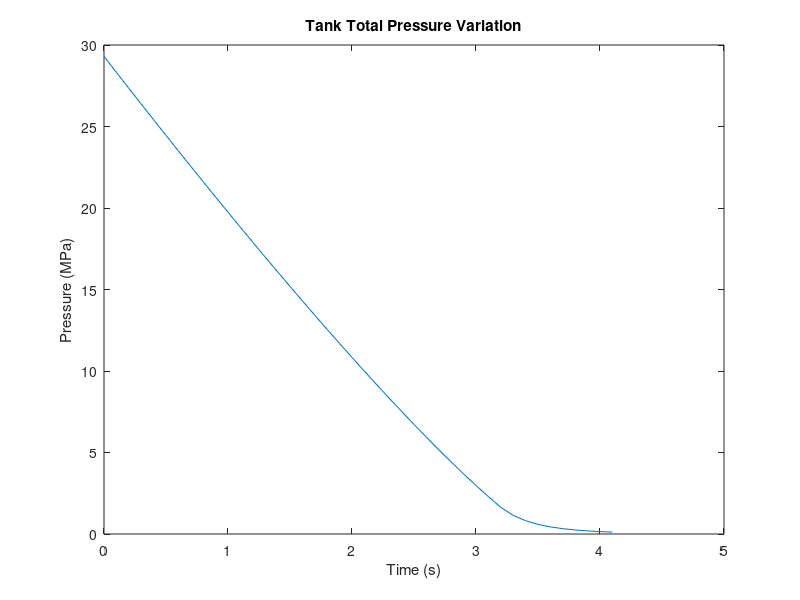
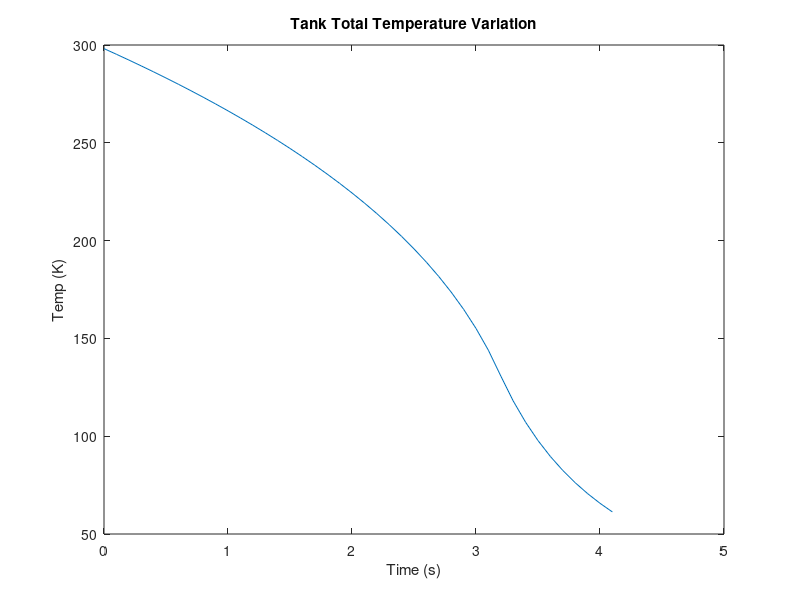
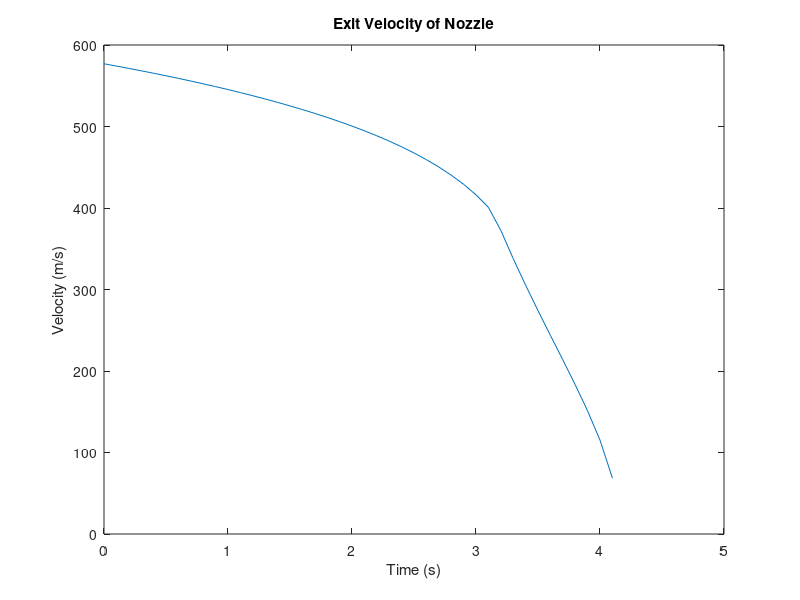
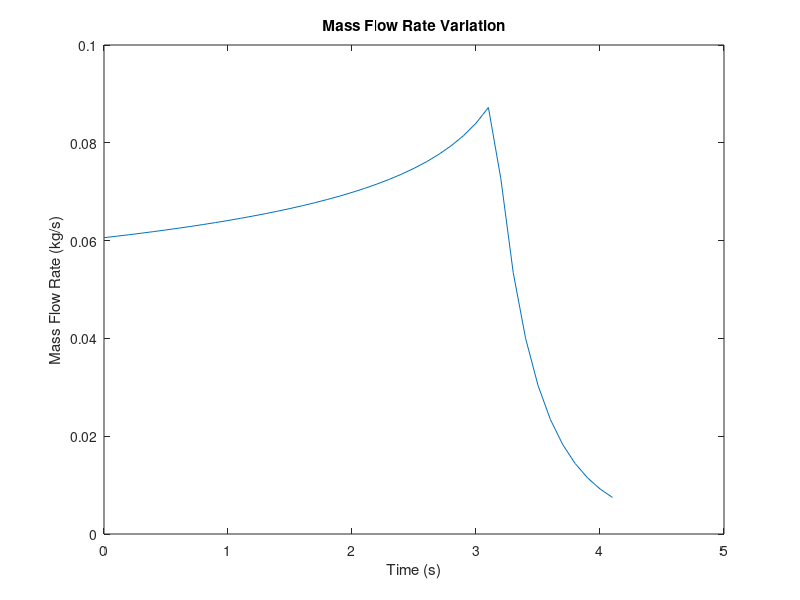

Write MATLAB code to recreate these figures, in order.
% About:
%   Cold Gas Thruster Project
%   Author: Sean Tibbetts
%   Purpose: Simulate the flow of a Cold-Gas Thruster

%% Setup
clc;
clear;

%% Initial Conditions
Tank_total_Pressure_init = 2.9303e+7; %Pa
Tank_total_Temp_init = 298.15; %K
Thrust_eff = 0.98; % Efficiency of Nozzle
P_atm = 1e5; %Pa - Exit Pressure Equals Atm pressure
d_star = 4.0e-3; %m
%d_exit = 2.5e-2; %m
P_c = 2.06e6; %Pa
V_tank = 0.00147484/2; %m^3
k = 1.4; % Specific Heat Ratio
R_gas = 287; %J/kg/K\

m_tank_init = Tank_total_Pressure_init*V_tank/R_gas/Tank_total_Temp_init;
A_star = pi/4*d_star^2;

%% Simulate the CGT using Total Temp and Total Pres Change
m_expelled(1) = 0.0;
P_tank(1) = Tank_total_Pressure_init;
T_tank(1) = Tank_total_Temp_init;
P_chamber(1) = P_c;
m_tank(1) = m_tank_init;
n = 1;
t_step = 0.1;
time = 0;
while P_tank(n) > 101325
    T_chamber(n) = T_tank(n);%*(P_chamber(n)/P_tank(n))^((k-1)/k);
    mdot(n) = P_chamber(n)*A_star*sqrt(k/R_gas/T_chamber(n))*(2/(k+1))^((k+1)/2/(k-1));
    m_expelled(n+1) = m_expelled(n) + t_step*mdot(n);
    C_f(n) = sqrt(2*k*k/(k-1)*(2/(k+1))^((k+1)/(k-1))*(1 - (P_atm/P_chamber(n))^((k-1)/k)));
    Thrust(n) = P_chamber(n)*A_star*C_f(n)*Thrust_eff;
    u_e(n) = Thrust(n)/mdot(n);
    if n > 1
        impulse(n) = impulse(n-1) + Thrust(n)*t_step;
    else
        impulse(n) = Thrust(n)*t_step;
    end
    %Update Values in Tank
    m_tank(n+1) = m_tank(n) - mdot(n)*t_step;
    P_tank(n+1) = P_tank(1)*(m_tank(n+1)/m_tank(1))^k;
    T_tank(n+1) = T_tank(1)*(P_tank(n+1)/P_tank(1))^((k-1)/k);
    
    % Update Chamber Temperature
    if P_tank(n+1) > P_c
        P_chamber(n+1) = P_c;
        tstart = 0;
    else
        if tstart == 0
            tstart = time;
            nstart = n;
        end
        P_chamber(n+1) = P_tank(n+1);
    end
    % Update Iteration Values
    n = n+1;
    t(n) = time + t_step;
    time = time + t_step;
end
n = n-1;
figure(1);
plot(t(1:n),P_tank(1:n)/1e6)
title('Tank Total Pressure Variation')
xlabel('Time (s)');
ylabel('Pressure (MPa)');
figure(2);
plot(t(1:n),T_tank(1:n))
title('Tank Total Temperature Variation')
xlabel('Time (s)');
ylabel('Temp (K)');
figure(3);
plot(t(1:n),u_e(1:n))
title('Exit Velocity of Nozzle')
xlabel('Time (s)');
ylabel('Velocity (m/s)');
figure(4)
plot(t(1:n),mdot(1:n))
title('Mass Flow Rate Variation')
xlabel('Time (s)');
ylabel('Mass Flow Rate (kg/s)');
figure(5)
plot(t(1:n),Thrust(1:n))
title('Thrust Variation')
xlabel('Time (s)');
ylabel('Thrust (N)');
figure(6)
plot(t(1:n),P_chamber(1:n)/1e6)
title('Chamber Pressure Variation')
xlabel('Time (s)');
ylabel('Chamber Pressure (MPa)');
figure(7)
plot(t(1:n),C_f(1:n))
title('Thrust Coef Variation')
xlabel('Time (s)');
ylabel('Thrust Coef');
%% Simulate the CGT using only Total Pres Change
% m_expelled_b(1) = 0.0;
% P_tank_b(1) = Tank_total_Pressure_init;
% T_tank_b(1) = Tank_total_Temp_init;
% P_chamber_b(1) = P_c;
% t_b(1) = 0;
% m_tank_b(1) = m_tank_init;
% n = 1;
% t_step = 1;
% time_b = 0;
% 
% while m_expelled_b(n) < 150
%     T_chamber_b(n) = T_tank_b(n);%*(P_chamber(n)/P_tank(n))^((k-1)/k);
%     mdot_b(n) = P_chamber_b(n)*A_star*sqrt(k/R_gas/T_chamber_b(n))*(2/(k+1))^((k+1)/2/(k-1));
%     m_expelled_b(n+1) = m_expelled_b(n) + t_step*mdot_b(n);
%     C_f_b(n) = sqrt(2*k*k/(k-1)*(2/(k+1))^((k+1)/(k-1))*(1 - (P_atm/P_chamber_b(n))^((k-1)/k)));
%     Thrust_b(n) = P_chamber_b(n)*A_star*C_f_b(n)*Thrust_eff;
%     u_e_b(n) = Thrust_b(n)/mdot_b(n);
%     
%     %Update Values in Tank
%     m_tank_b(n+1) = m_tank_b(n) - mdot_b(n)*t_step;
%     T_tank_b(n+1) = T_tank_b(1);
%     P_tank_b(n+1) = m_tank_b(n+1)*R_gas*T_tank_b(n+1)/V_tank;
%     
%     if P_tank_b(n+1) > P_c
%         P_chamber_b(n+1) = P_c;
%     else
%         P_chamber_b(n+1) = P_tank_b(n+1);
%     end
%     % Update Iteration Values
%     n = n+1;
%     t_b(n+1) = time_b + t_step;
%     time_b = time_b + t_step;
% end
%     
% 
% 
% figure(6);
% plot(t_b(1:time_b),P_tank_b(1:time_b)/1e6)
% title('Tank Total Pressure Variation - B')
% xlabel('Time (s)');
% ylabel('Pressure (MPa)');
% figure(7);
% plot(t_b(1:time_b),T_tank_b(1:time_b))
% title('Tank Total Temperature Variation - B')
% xlabel('Time (s)');
% ylabel('Pressure (MPa)');
% figure(8);
% plot(t_b(1:time_b),u_e_b(1:time_b))
% title('Exit Velocity of Nozzle - B')
% xlabel('Time (s)');
% ylabel('Velocity (m/s)');
% figure(9)
% plot(t_b(1:time_b),mdot_b(1:time_b))
% title('Mass Flow Rate Variation - B')
% xlabel('Time (s)');
% ylabel('Mass Flow Rate (kg/s)');
% figure(10)
% plot(t_b(1:time_b),Thrust_b(1:time_b))
% title('Thrust Variation - B')
% xlabel('Time (s)');
% ylabel('Thrust (N)');
% 
% 
% figure(11);
% plot(t(1:time),P_tank(1:time)/1e6,t_b(1:time_b),P_tank_b(1:time_b)/1e6)
% title('Tank Total Pressure Variation - ALL')
% xlabel('Time (s)');
% ylabel('Pressure (MPa)');
% legend('Temp Varies', 'Temp Constant')
% 
% figure(12);
% plot(t(1:time),T_tank(1:time),t_b(1:time_b),T_tank_b(1:time_b))
% title('Tank Total Temperature Variation - ALL')
% xlabel('Time (s)');
% ylabel('Pressure (MPa)');
% legend('Temp Varies', 'Temp Constant')
% 
% figure(13);
% plot(t(1:time),u_e(1:time),t_b(1:time_b),u_e_b(1:time_b))
% title('Exit Velocity of Nozzle - ALL')
% xlabel('Time (s)');
% ylabel('Velocity (m/s)');
% legend('Temp Varies', 'Temp Constant')
% 
% figure(14)
% plot(t(1:time),mdot(1:time),t_b(1:time_b),mdot_b(1:time_b))
% title('Mass Flow Rate Variation - ALL')
% xlabel('Time (s)');
% ylabel('Mass Flow Rate (kg/s)');
% legend('Temp Varies', 'Temp Constant')
% 
% figure(15)
% plot(t(1:time),Thrust(1:time),t_b(1:time_b),Thrust_b(1:time_b))
% title('Thrust Variation - ALL')
% xlabel('Time (s)');
% ylabel('Thrust (N)');
% legend('Temp Varies', 'Temp Constant')

%% OUTPUT
fprintf("Total Time for Propellant to be Expelled\n");
fprintf("Varying Model: %f sec\n",time);
fprintf("Total Mass Expelled: %f kg\n",m_expelled(n-1));
fprintf("Total Impulse: %f Ns\n",impulse(n));
fprintf("Time when BlowDown Starts: %f s\n",tstart);
fprintf("Maximum Thrust: %f N\n",Thrust(nstart));
fprintf("Average Thrust: %f N\n",impulse(n)/time);
fprintf("Liftoff Weight: %f kg  |  %f lbs\n",Thrust(nstart)/5/9.81,Thrust(nstart)/5/9.81*2.2);
